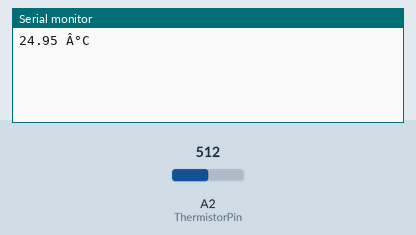
Bench run of a sketch on a simulated Arduino Uno, built with avr-gcc and run on an emulated ATmega328P. Parts: the last lines printed to the serial monitor. The test bench sets the inputs (shaded band); at power-on: A2 (ThermistorPin) = 512.

Above: at 1.2 s.
1.3 s: A2 (ThermistorPin) set to 716
At 2.7 s:
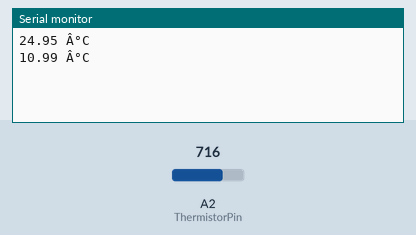
2.8 s: A2 (ThermistorPin) set to 900
At 4.2 s:
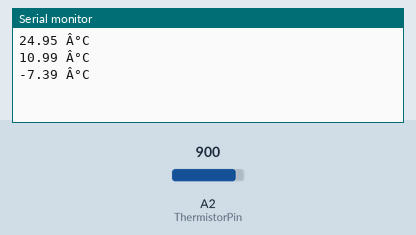
Timing chart, 0 to 5.8 s (numbered marks = the images above; inputs shaded):
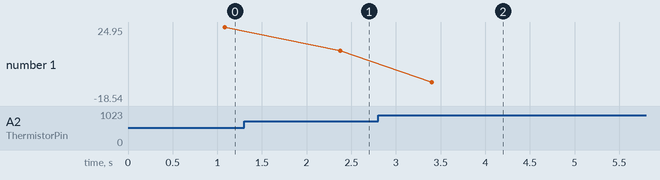

Measured:
- after the input at 1.3 s, the serial monitor: prints a new line after 1.1 s (image 1)
- after the input at 2.8 s, the serial monitor: prints a new line after 0.60 s (image 2)
- plotted number 1: 24.95 → 10.99 after the input at 1.3 s, 10.99 → -18.54 after the input at 2.8 s

The sketch:

Temperature_sensor.ino
```cpp
// Measure Temperature using NTC Thermistor by Solarduino

// Note Summary
// Note :  Safety is very important when dealing with electricity. We take no responsibilities while you do it at your own risk.
// Note :  This temperature measurement code is for NTC Thermistor use.
// Note :  The value shown in Serial Monitor is refreshed every second and is the average value of 1000 sample readings.
// Note :  No calibration is needed. However, if your sensor is not accurate, you can adjust or add in your callibartion code
// Note :  The unit provides reasonable accuracy and may not be comparable with other expensive branded and commercial product.
// Note :  All credit shall be given to Solarduino.

/*/////////////////////////////////////////////////////////////////////////////////////////////////////////////////////////////////////////////////////////////////////////////////////*/////////////*/


    /* 0- General */

    int decimalPrecision = 2;               // decimal places for all values shown in LED Display & Serial Monitor


    /* 1- Temperature Measurement */

    int ThermistorPin = A2;                 // The analog input pin for measuring temperature
    float voltageDividerR1 = 10000;         // Resistor value in R1 for voltage devider method
    float BValue = 3470;                    // The B Value of the thermistor for the temperature measuring range
    float R1 = 10000;                        // Thermistor resistor rating at based temperature (25 degree celcius)
    float T1 = 298.15;                      /* Base temperature T1 in Kelvin (default should be at 25 degree)*/
    float R2 ;                              /* Resistance of Thermistor (in ohm) at Measuring Temperature*/
    float T2 ;                              /* Measurement temperature T2 in Kelvin */

    float a ;                               /* Use for calculation in Temperature*/
    float b ;                               /* Use for calculation in Temperature*/
    float c ;                               /* Use for calculation in Temperature*/
    float d ;                               /* Use for calculation in Temperature*/
    float e = 2.718281828 ;                 /* the value of e use for calculation in Temperature*/

    float tempSampleRead  = 0;               /* to read the value of a sample including currentOffset1 value*/
    float tempLastSample  = 0;               /* to count time for each sample. Technically 1 milli second 1 sample is taken */
    float tempSampleSum   = 0;               /* accumulation of sample readings */
    float tempSampleCount = 0;               /* to count number of sample. */
    float tempMean ;                         /* to calculate the average value from all samples, in analog values*/


void setup()
{
    /* 0- General */

    Serial.begin(9600);

}


float readTemp(){
    /* 1- Temperature Measurement */
    float temp;
    if(millis() >= tempLastSample + 1)                                                                  /* every 1 milli second taking 1 reading */
        {
            tempSampleRead = analogRead(ThermistorPin);                                                 /* read analog value from sensor */
            tempSampleSum = tempSampleSum+tempSampleRead;                                               /* add all analog value for averaging later*/
            tempSampleCount = tempSampleCount+1;                                                        /* keep counting the sample quantity*/
            tempLastSample = millis();                                                                  /* reset the time in order to repeat the loop again*/
        }

    if(tempSampleCount == 1000)                                                                         /* after 1000 sample readings taken*/
        {
            tempMean = tempSampleSum / tempSampleCount;                                                 /* find the average analog value from those data*/
            R2 = (voltageDividerR1*tempMean)/(1023-tempMean);                                           /* convert the average analog value to resistance value*/

            a = 1/T1;                                                                                   /* use for calculation */
            b = log10(R1/R2);                                                                           /* use for calculation */
            c = b / log10(e);                                                                           /* use for calculation */
            d = c / BValue ;                                                                            /* use for calculation */
            T2 = 1 / (a- d);
            temp = T2 - 273.15;
            /* the measured temperature value based on calculation (in Kelvin) */

            tempSampleSum = 0;                                                                          /* reset all the total analog value back to 0 for the next count */
            tempSampleCount = 0;
            return temp;/* reset the total number of samples taken back to 0 for the next count*/
        }
        return -1;


}
void loop()

{
  float temp = readTemp();
  if (temp != -1){
            Serial.print(temp,decimalPrecision);                                                 /* display in Serial monitor the temperature in Celcius*/
            Serial.println(" Â°C");
  }

}
```
